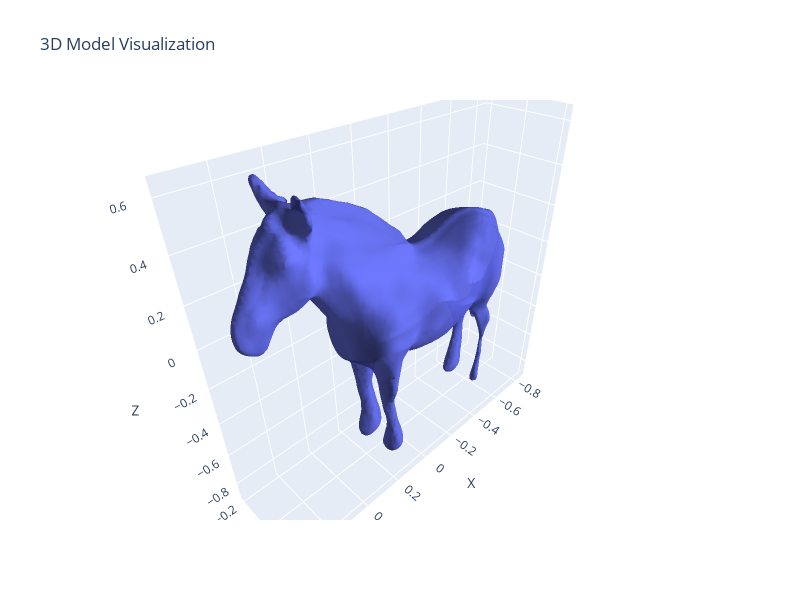

Write notebook code for a chart like this one.
### Code cell
import plotly.graph_objects as go
import numpy as np
import re

def load_obj_file(obj_path):
    """加载 .obj 文件并提取顶点和面信息"""
    vertices = []
    faces = []
    
    with open(obj_path, 'r') as f:
        for line in f:
            line = line.strip()
            if line.startswith('v '):
                # 解析顶点 (x, y, z, r, g, b)
                parts = line.split()[1:]
                if len(parts) >= 6:
                    vertex = [float(x) for x in parts[:3]]  # x, y, z
                    color = [float(x) for x in parts[3:6]]  # r, g, b (0-1)
                    vertices.append(vertex)
            elif line.startswith('f '):
                # 解析面索引
                parts = line.split()[1:]
                face = []
                for part in parts:
                    # 处理格式如 "1/1/1"
                    vertex_idx = int(part.split('/')[0]) - 1  # obj 文件索引从1开始
                    face.append(vertex_idx)
                if len(face) >= 3:
                    faces.append(face)
    
    return np.array(vertices), faces

def visualize_obj(obj_path):
    """使用 plotly 可视化 .obj 文件"""
    vertices, faces = load_obj_file(obj_path)
    
    # 创建 3D 网格
    if faces:
        fig = go.Figure(data=[
            go.Mesh3d(
                x=vertices[:, 0],
                y=vertices[:, 1], 
                z=vertices[:, 2],
                i=[f[0] for f in faces],
                j=[f[1] for f in faces],
                k=[f[2] for f in faces],
                colorscale='Viridis',
                opacity=0.8,
                lighting=dict(
                    ambient=0.3,
                    diffuse=0.8,
                    specular=0.1
                )
            )
        ])
        
        fig.update_layout(
            title="3D Model Visualization",
            scene=dict(
                xaxis_title='X',
                yaxis_title='Y', 
                zaxis_title='Z',
                aspectmode='data'
            ),
            width=800,
            height=600
        )
        
        fig.show()
    else:
        print("No faces found in the obj file")

# 使用示例
obj_path = "/data2/hja/3D/TriplaneTurbo/outputs/TriplaneTurbo_v1/dreamfusion_415_prompt_library/save/it0-export/__Luminescent_wild_horses/model.obj"
visualize_obj(obj_path)

### Figure 1 — Plotly figure (JSON) as saved in the notebook; plotly's stock layout.template omitted (floating-point values rounded to 4 significant figures; data arrays with more than 128 entries replaced by an {"elided": "..."} marker saying what was removed)
{"data": [{"colorscale": [[0, "#440154"], [0.1111, "#482878"], [0.2222, "#3e4989"], [0.3333, "#31688e"], [0.4444, "#26828e"], [0.5556, "#1f9e89"], [0.6667, "#35b779"], [0.7778, "#6ece58"], [0.8889, "#b5de2b"], [1, "#fde725"]], "i": {"elided": "33300 int values"}, "j": {"elided": "33300 int values"}, "k": {"elided": "33300 int values"}, "lighting": {"ambient": 0.3, "diffuse": 0.8, "specular": 0.1}, "opacity": 0.8, "type": "mesh3d", "x": {"elided": "16650 float values"}, "y": {"elided": "16650 float values"}, "z": {"elided": "16650 float values"}}], "layout": {"height": 600, "scene": {"aspectmode": "data", "xaxis": {"title": {"text": "X"}}, "yaxis": {"title": {"text": "Y"}}, "zaxis": {"title": {"text": "Z"}}}, "title": {"text": "3D Model Visualization"}, "width": 800}}
